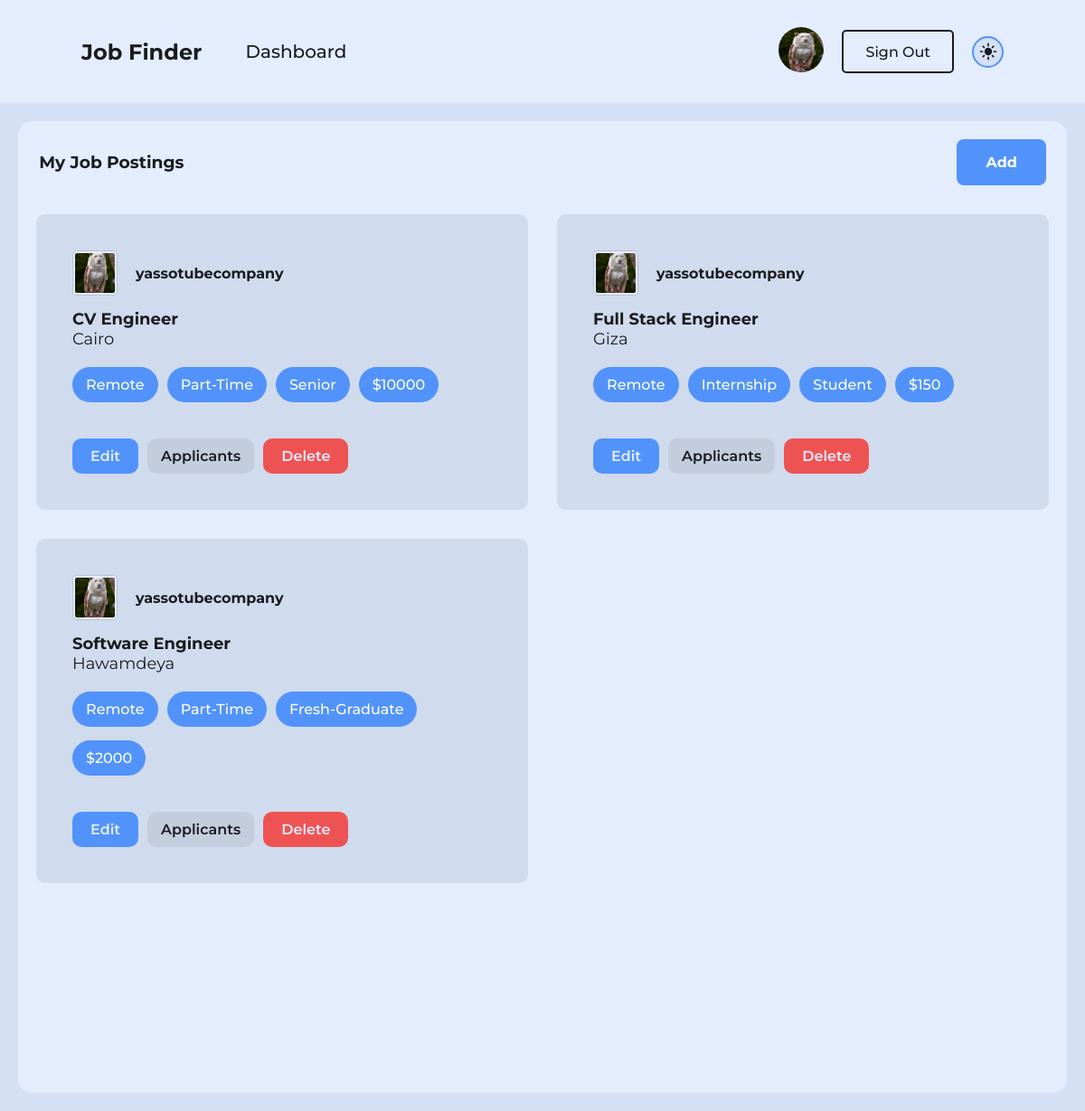
Page /admin-dashboard/ (signed in) on the earlier database version.
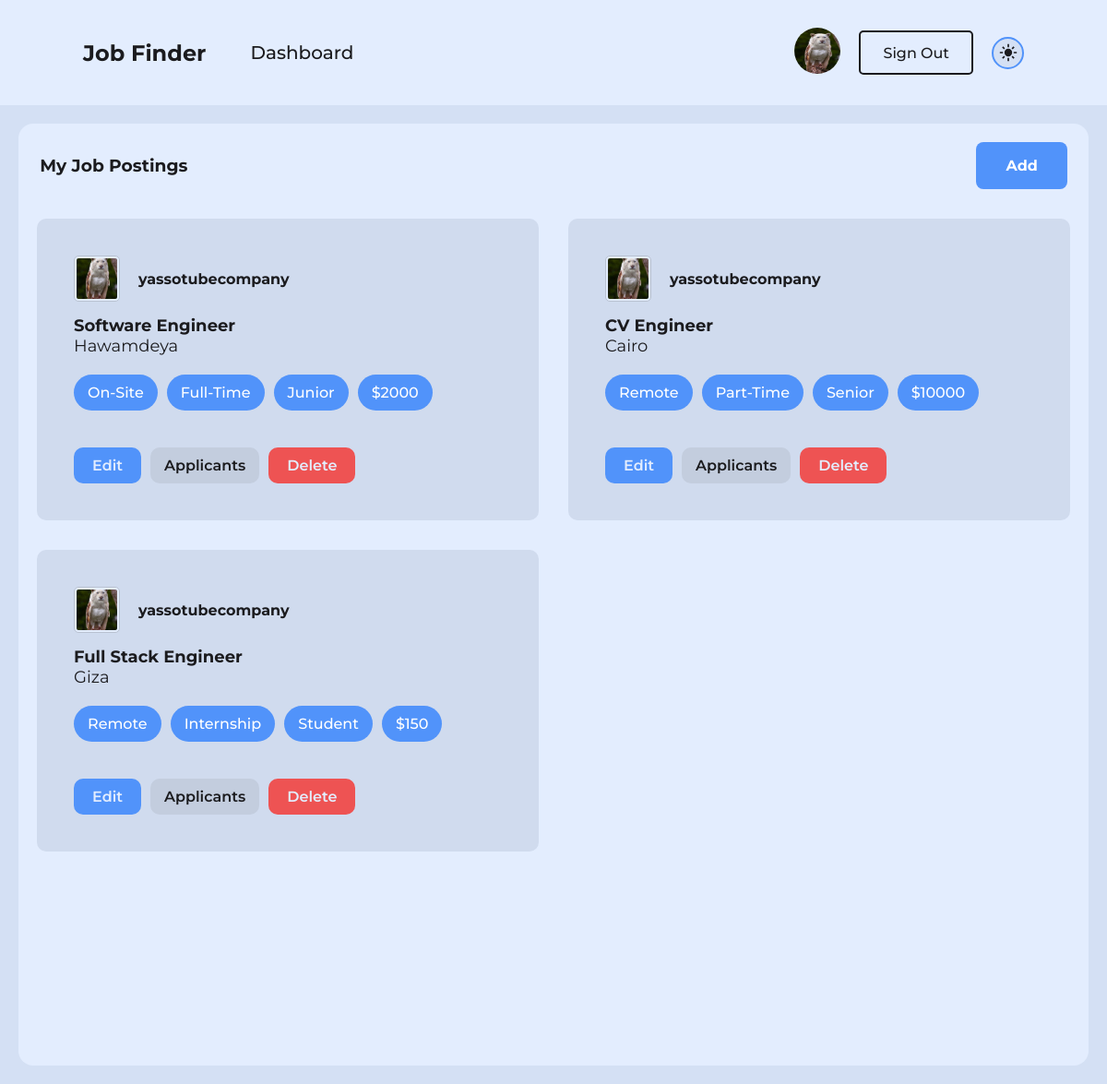
Same page on the later database version.
### base/models.py (models this page shows, shortened)
class User(AbstractUser):
    is_admin = models.BooleanField(default=False)
    profile_photo = models.ImageField(upload_to='photos/%y/%m/%d', blank=True, null=True)
    phone = models.CharField(max_length=15, blank=True)
    created_date = models.DateTimeField(default=datetime.now)

class Job(models.Model):
    job_title = models.CharField(max_length=50)
    work_type = models.CharField(max_length=10, choices=WORK_MODE_CHOICES, blank=True)
    job_type = models.CharField(max_length=10, choices=JOB_TYPE_CHOICES, blank=True)
    exp_level = models.CharField(max_length=15, choices=EXP_LEVEL_CHOICES, blank=True)
    salary = models.IntegerField(blank=True, null=True)
    location = models.CharField(max_length=100, blank=True)
    published_date = models.DateTimeField(default=datetime.now)
    description = models.TextField(max_length=1000, blank=True)
    company = models.ForeignKey(AdminProfile, on_delete=models.CASCADE)
    skills_required = models.ManyToManyField('Skill', blank=True)
    class Meta:
        ordering = ['-published_date']

class AdminProfile(models.Model):
    user = models.OneToOneField(User, on_delete=models.CASCADE, limit_choices_to={'is_admin': True})
    company_name = models.CharField(max_length=100)

### base/views.py (the view, shortened to what this page needs)
# urls.py: path('admin-dashboard/', views.adminDashboard, name='adminDashboard'),
def adminDashboard(request):
    admin = AdminProfile.objects.get(user = request.user)
    jobs = Job.objects.filter(company__company_name = admin.company_name)
    context = {
        'jobs' : jobs,
        'skills' : Skill.objects.all(),
        'admin' : admin,
    }
    """Render admin dashboard page"""
    return render(request, "admin-dashboard.html", context)

### templates/admin-dashboard.html (shortened to what this page needs)
{% extends 'layout.html' %}
{% load static %}
{% block styles %}
    <link rel="stylesheet" href= "{% static 'css/admin.css' %}" />
    <link rel="stylesheet" href= "{% static 'css/style.css' %}" />
    <link rel="stylesheet" href= "{% static 'css/job-card.css' %}" />
{% endblock %}
{% block content %}
  <main>
    <div class="dashboard-container">
      <section class="job_chart">
        <div class="job-chart-header">
          <h3 class="job_posting">My Job Postings</h3>
          <a class="button add-button" id="add-button">Add</a>
        </div>
        <div class="job-cards">
          {% for job in jobs %}
          {% include 'job-card.html' %}
          {% endfor %}
        </div>
      </section>
  </main>
{% endblock %}

### templates/layout.html (shortened to what this page needs)
<!DOCTYPE html>
{% load static %}
<html lang="en">
<head>
    <link rel="stylesheet" href="{% static 'css/style.css' %}">
    <link
      rel="stylesheet"
      href="https://cdnjs.cloudflare.com/ajax/libs/font-awesome/4.7.0/css/font-awesome.min.css"
    />
    {% block styles %}
    {% endblock %}
</head>
<body>
    {% include 'nav.html' %}
    {% block content %}
    {% endblock %}
</body>
</html>

### templates/nav.html (shortened to what this page needs)
    {% load static %}
    <nav class="main-nav">
        {% if request.user.is_admin %}
        <a href="{% url 'adminDashboard' %}" class="logo">Job Finder</a>
        {% else %}
        <a href="{% url 'home' %}" class="logo">Job Finder</a>
        {% endif %}
        <div class="nav-content">
            <ul class="nav-list">
                {% if request.user.is_admin %}
                <li><a href="{% url 'adminDashboard' %}">Dashboard</a></li>
                {% else %}
                <li><a href="{% url 'home' %}">Home</a></li>
                <li><a href="{% url 'jobs' %}">Jobs</a></li>
                {% endif %}
            </ul>
            {% if request.user.is_authenticated %}
                <div class="profile" id="profile-nav">
                    <a href="{% url 'profile' %}" class="profile-name">
                    <img src=
                            "{% if user.profile_photo and user.profile_photo.url %}
                                {{ user.profile_photo.url }}
                            {% else %}
                                {% static 'assets/temp-profile.webp' %}
                            {% endif %}"
                    class="profile-image"
                    alt="Profile photo">
                    </a>
                    <a class="signout-button" id="signout-button" href="{% url 'logout' %}">Sign Out</a>
                    <div class="auth-buttons">
                    <a id="theme-switch">
                    </a>
                    </div>
                </div>
            {% endif %}
        </div>
    </nav>

### templates/job-card.html (shortened to what this page needs)
{% load static %}
<div id="{{job.id}}" class="job-card">
    <div class="company-info">
        <img src="{% if job.company.user.profile_photo and job.company.user.profile_photo.url %}
                    {{ job.company.user.profile_photo.url }}
                  {% else %}
                    {% static 'assets/temp-profile.webp' %}
                  {% endif %}"
        class="company-logo">
        <h4 class="company-name">{{ job.company.company_name }}</h4>
    </div>
    <div class="job-info">
        <h4 class="job-title">{{ job.job_title }}</h4>
        <a class="job-location">{{ job.location }}</a>
    </div>
    <ul class="tags">
        <li><a id="job-work-type" class="tag">{{ job.get_work_type_display }}</a></li>
        <li><a id="job-job-type" class="tag">{{ job.get_job_type_display }}</a></li>
        <li><a id="job-exp" class="tag">{{ job.get_exp_level_display }}</a></li>
        <li><a id="job-salary" class="tag">${{ job.salary }}</a></li>
    </ul>
    <div class="buttons">
        {% if user.is_admin %}
            <a id="edit{{job.id}}"  class="edit-button button">Edit</a>
            <a id="applicant{{job.id}}" class="applicants-button button">Applicants</a>
            <a id="delete{{job.id}}"  class="delete-button button">Delete</a>
        {% endif %}
    </div>
</div>

### static/css/style.css (style rules this page uses)
:root { --accent: #5193fa; --accent-semi-dark: #3a80d2; --accent-dark: #305188; --white_1: #e3edfe; --white_2: #d4e0f4; --white_3: #d0dbee; --white_4: #c3cdde; --white_5: #b9c2d1; --white_6: #a8b2c0; --white_7: #8f97a3; --white_8: #a8b2c0; --dark: #1b1b1e; --red: #ee5353; --reddish: #e64c4c; --dark-red: #a50202; --green: #4caf50; --greenish: #388e3c; --dark-green: #2e7d32; }
* { margin: 0; padding: 0; box-sizing: border-box; font-family: montserrat; }
body { background-color: var(--white_2); color: var(--dark); }
#theme-switch { height: 35px; width: 35px; padding: 0; border-radius: 50%; background-color: var(--white_2); display: flex; justify-content: center; align-items: center; cursor: pointer; border: 2px solid var(--accent); transition: all 0.3s ease; }
#theme-switch svg { fill: var(--dark); width: 20px; height: 20px; }
nav { text-align: center; }
.main-nav { background-color: var(--white_1); color: var(--dark); padding: 30px 90px; display: flex; align-items: center; font-weight: 500; }
.main-nav .logo { font-size: 24px; font-weight: bold; color: var(--dark); margin-right: 2em; text-decoration: none; text-align: left; flex-shrink: 0; }
.nav-content { display: flex; width: 100%; align-items: center; justify-content: space-between; }
.main-nav .nav-list li { display: inline-block; margin-right: 20px; color: var(--dark); font-size: 20px; }
.main-nav .nav-list li a { color: var(--dark); text-decoration: none; transition: 0.1s; }
.main-nav .profile { display: flex; align-items: center; }
.main-nav .profile .profile-image { width: 50px; height: 50px; border-radius: 50%; margin-right: 10px; }
.auth-buttons { display: flex; align-items: center; user-select: none; }
.signout-button { background-color: transparent; color: var(--dark); font-size: 16px; padding: 0.8em 1.5em; text-decoration: none; border: 2px solid var(--dark); border-radius: 5px; margin-left: 10px; cursor: pointer; transition: 0.3s; }
#theme-switch { margin-left: 20px; }

### static/css/admin.css (style rules this page uses)
body { margin: 0; background-color: var(--white_2); color: var(--dark); }
.dashboard-container { display: flex; gap: 20px; padding: 20px; flex-wrap: wrap; }
.job_chart { flex: 1; min-width: 275px; border-radius: 16px; padding: 20px; padding-bottom: 20%; background-color: var(--white_1); }
.job-chart-header { display: flex; justify-content: space-between; align-items: center; padding: 0 0.2em; }
.job-chart-header .add-button, .add-skill-button { background-color: var(--accent); font-size: 1rem; font-weight: bold; color: white; border: none; padding: 1em 2em; border-radius: 8px; transition: 0.1s; text-align: center; }
.job-cards { margin-top: 2rem; display: grid; grid-template-columns: 1fr 1fr 1fr; width: 100%; gap: 2rem; }
@media screen and (max-width: 1800px) { .job-cards { grid-template-columns: 1fr 1fr; } }

### static/css/job-card.css (style rules this page uses)
.job-card { background-color: var(--white_3); border-radius: 10px; padding: 40px; transition: 0.1s; }
.company-info { display: flex; align-items: center; }
.company-logo { background-color: var(--white_1); padding: 2px; border-radius: 5px; width: 50px; height: 50px; min-width: 50px; object-fit: cover; margin-right: 20px; border: 1px solid var(--white_5); }
.job-info { margin-top: 15px; font-size: 18px; margin-bottom: 20px; }
.tags { list-style: none; display: flex; flex-wrap: wrap; gap: 10px; max-width: 100%; margin-bottom: 35px; }
.tag, .skill-tag { background-color: var(--accent); color: white; padding: 10px 15px; border-radius: 50px; cursor: default; font-weight: 500; white-space: nowrap; margin-bottom: 5px; display: inline-block; transition: 0.1s; }
.buttons { display: flex; }
.button { background-color: var(--white_4); text-decoration: none; cursor: default; padding: 10px 15px; border-radius: 10px; color: var(--dark); font-weight: 600; transition: 0.1s; user-select: none; }
.edit-button { background-color: var(--accent); color: var(--white_1); padding: 10px 20px; }
.delete-button { background-color: var(--red); color: var(--white_1); padding: 10px 20px; }
.buttons { display: flex; gap: 10px; }
@media screen and (min-width: 1024px) { .company-logo { width: 50px; min-width: 50px; } }

Differences in the rows shown:
removed Job: company.profile_photo (picture), company.company_name "yassotubecompany", job_title "Software Engineer", location "Hawamdeya", work_type "Remote", job_type "Part-Time", exp_level "Fresh-Graduate", salary "2000"
added Job: company.profile_photo (picture), company.company_name "yassotubecompany", job_title "Software Engineer", location "Hawamdeya", work_type "On-Site", job_type "Full-Time", exp_level "Junior", salary "2000"
